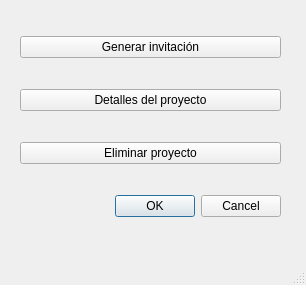
<?xml version="1.0" encoding="UTF-8"?>
<ui version="4.0">
 <class>MainWindow</class>
 <widget class="QMainWindow" name="MainWindow">
  <property name="geometry">
   <rect>
    <x>0</x>
    <y>0</y>
    <width>306</width>
    <height>285</height>
   </rect>
  </property>
  <property name="windowTitle">
   <string>MainWindow</string>
  </property>
  <widget class="QWidget" name="centralwidget">
   <widget class="QWidget" name="">
    <property name="geometry">
     <rect>
      <x>20</x>
      <y>11</y>
      <width>261</width>
      <height>231</height>
     </rect>
    </property>
    <layout class="QVBoxLayout" name="verticalLayout">
     <item>
      <widget class="QPushButton" name="pushButton">
       <property name="cursor">
        <cursorShape>PointingHandCursor</cursorShape>
       </property>
       <property name="text">
        <string>Generar invitación</string>
       </property>
      </widget>
     </item>
     <item>
      <widget class="QPushButton" name="pushButton_2">
       <property name="cursor">
        <cursorShape>PointingHandCursor</cursorShape>
       </property>
       <property name="text">
        <string>Detalles del proyecto</string>
       </property>
      </widget>
     </item>
     <item>
      <widget class="QPushButton" name="pushButton_3">
       <property name="cursor">
        <cursorShape>PointingHandCursor</cursorShape>
       </property>
       <property name="text">
        <string>Eliminar proyecto</string>
       </property>
      </widget>
     </item>
     <item>
      <widget class="QDialogButtonBox" name="buttonBox">
       <property name="orientation">
        <enum>Qt::Horizontal</enum>
       </property>
       <property name="standardButtons">
        <set>QDialogButtonBox::Cancel|QDialogButtonBox::Ok</set>
       </property>
      </widget>
     </item>
    </layout>
   </widget>
  </widget>
  <widget class="QMenuBar" name="menubar">
   <property name="geometry">
    <rect>
     <x>0</x>
     <y>0</y>
     <width>306</width>
     <height>21</height>
    </rect>
   </property>
  </widget>
  <widget class="QStatusBar" name="statusbar"/>
 </widget>
 <resources/>
 <connections/>
</ui>
